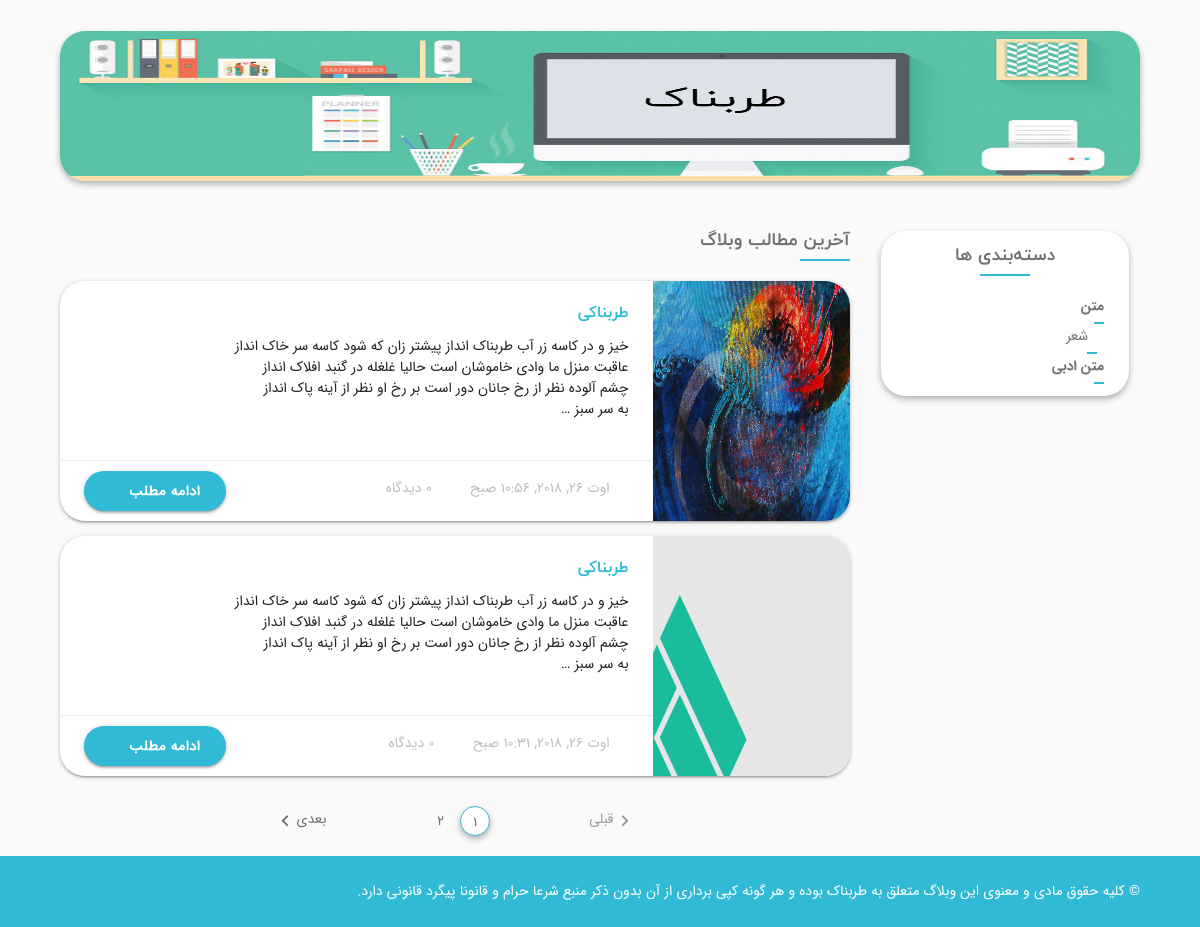
The app's page / (lower part), older data.
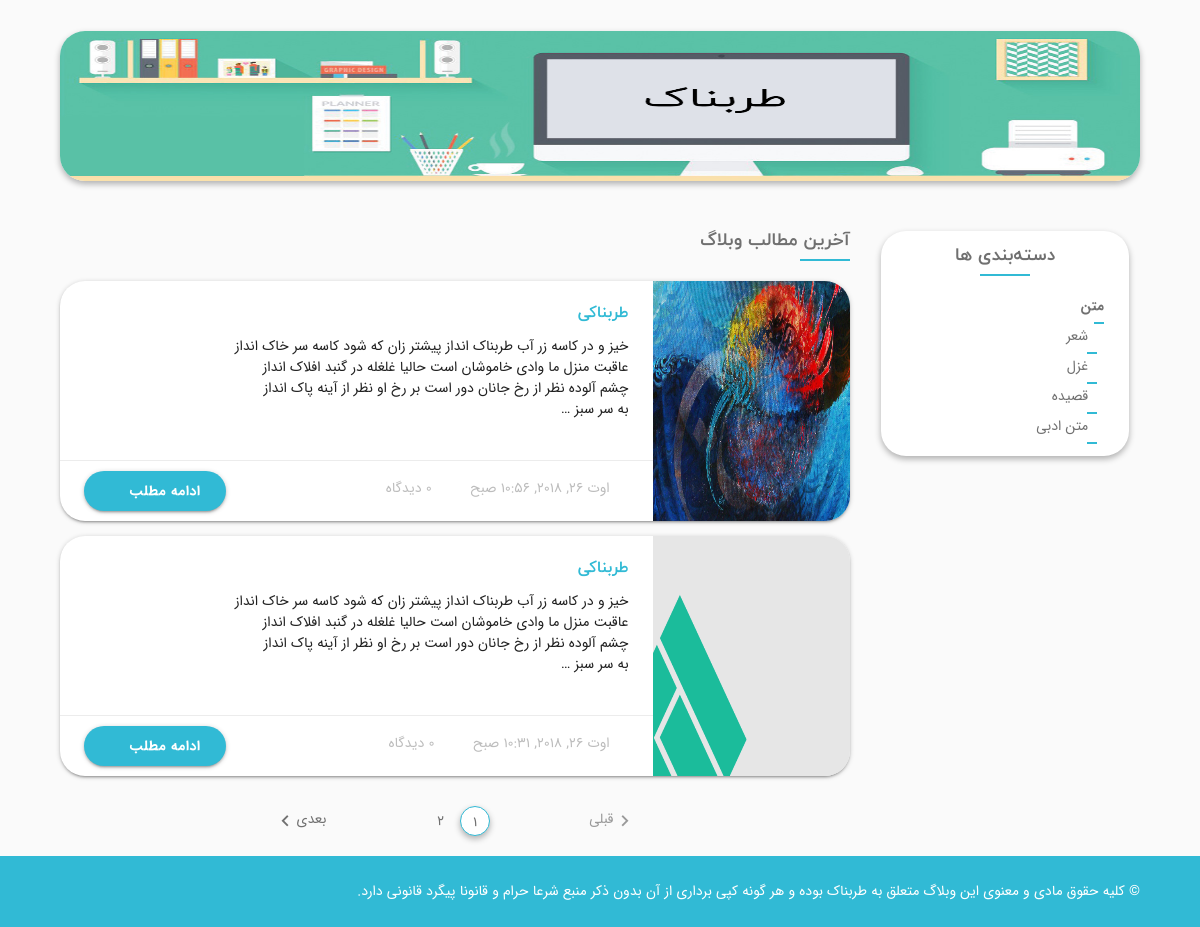
The same page, newer data.
### blog/models.py (models this page shows, shortened)
class Post(models.Model):
    stsChoice = (
        ('P', 'منتشر شده'),
        ('D', 'پیشنویس'),
    )
    Title = models.CharField(max_length=200,
                             verbose_name='عنوان پست')
    Slug = models.SlugField(unique_for_date="PublishTime",
                            verbose_name='نشانک پست')
    Body = models.TextField(verbose_name='متن پست')
    Author = models.ForeignKey(User,
                               on_delete=models.CASCADE,
                               related_name='Posts',
                               verbose_name='نویسنده پست',
                               null=True)
    PublishTime = models.DateTimeField(verbose_name='تاریخ انتشار')
    CreateTime = models.DateTimeField(auto_now_add=True)
    LastEditTime = models.DateTimeField(auto_now=True)
    Status = models.CharField(max_length=1,
                              choices=stsChoice,
                              verbose_name='وضعیت انتشار',
                              default='d')
    Tags = TaggableManager(verbose_name='برچسب های پست',
                           help_text='تگ ها را با علامت کاما جدا کنید.',
                           blank=True)
    Image = models.ImageField(verbose_name='تصویر پست',
                              upload_to=post_photo_path,
                              null=True,
                              blank=True)
    Categories = models.ManyToManyField(Category,
                                        related_name='POSTS',
                                        blank=True,
                                        verbose_name='دسته ها')
    class Meta:
        verbose_name = "پست"
        verbose_name_plural = 'پست ها'
        ordering = ['-PublishTime']

class Category(models.Model):
    Name = models.CharField(max_length=200,
                            verbose_name="نام دسته")
    Slug = models.SlugField(max_length=200,
                            unique=True,
                            verbose_name='نشانک دسته')
    Parent = models.ForeignKey('self',
                               related_name='CHILDS',
                               on_delete=models.CASCADE,
                               null=True,
                               blank=True,
                               verbose_name='دسته والد')
    class Meta:
        verbose_name = "دسته"
        verbose_name_plural = 'دسته ها'
        ordering = ['Name','id']

### blog/views.py (the view)
class BlogPostClassView(ListView):
    model = Post
    queryset = Post.objects.filter(Status='P')
    template_name = "blog/BlogIndex.html"
    paginate_by = 2
    context_object_name = 'Posts'

### blog/templatetags/categories.py (called while the page is built)
@register.simple_tag()
def leaf_cat_list():
    return Category.objects.filter(Parent__isnull=True)

### templates/blog/BlogIndex.html (shortened to what this page needs)
{% extends 'base.html' %}
{% load jformat %}
{% load static %}
{% load categories %}
{% block content %}
	<main>
		<div class="container">
			<div class="clearfix space"></div>
			<div class="advBox">
				<img src="{% static "img/advertise.png" %}" alt="advertise" class="responsive-img">
			</div>
		</div>
		<div class="space"></div>
		<div class="container">
			<div class="row">
				<div class="col s12 m9 content">
					<div class="title-content mg-b-30">
						<h3 class="iryekan mg-t-0">آخرین مطالب وبلاگ</h3>
					</div>
					{% include 'blog/includes/PostOverview.html' %}
					{% if is_paginated %}
						{% include 'blog/includes/Paginator.html' %}
					{% endif %}
				</div>
			{% include 'blog/includes/sidebar.html' %}
			</div>
		</div>
	</main>
{% endblock %}

### templates/base.html (shortened to what this page needs)
{% load static %}
<!doctype html>
<html lang="en">
<head>
	<link rel="stylesheet" href="{% static "css/tarabnak.css" %}" media="screen, projection">
</head>
<body>
{% block content %}
{% endblock %}
<footer class="pd-t-25 pd-b-25">
	<div class="container">
		<div class="row mg-b-0">
			<p class="right footer-copyright">
				&copy;
				کلیه حقوق مادی و معنوی این وبلاگ متعلق به طربناک بوده و هر گونه کپی برداری از آن بدون ذکر منبع شرعا حرام و قانونا پیگرد قانونی دارد.
			</p>
		</div>
	</div>
</footer>
</body>
</html>

### templates/blog/includes/PostOverview.html (shortened to what this page needs)
{% load jformat %}
{% load static %}
{% for post in Posts %}
	<div class="postBox card horizontal hoverable">
		<div class="card-image postImg">
			{% if post.Image %}
				<img src="{{ post.Image.url }}" alt="{{ post.Title }}">
			{% endif %}
			{% if not post.Image %}
				<img src="{% static "img/97800.jpg" %}" alt="{{ post.Title }}">
			{% endif %}
		</div>
		<div class="card-stacked">
			<div class="card-content">
				<a href="{% url 'blog:post' post.PublishTime.year post.PublishTime.month post.PublishTime.day post.Slug %}">
					<h4 class="iryekan mg-t-0">{{ post.Title }}</h4>
				</a>
				<div class="postBody">
					<p>{{ post.Body|truncatewords:50|safe }}</p>
				</div>
			</div>
			<div class="card-action">
					<span class="meta-data right-align">
					<i class="do0k-calendar9 right mg-l-5"></i>{{ post.PublishTime|jformat:"%A %d %B %Y" }}
						</span>
				<span class="meta-data right-align">
					<i class="do0k-comments2 right mg-l-5"></i>					{{ post.COMMENTS.count }}     دیدگاه
				</span>
				<a href="{% url 'blog:post' post.PublishTime.year post.PublishTime.month post.PublishTime.day post.Slug %}" class="btn waves-effect btn-more left waves-light hoverable">
					ادامه مطلب
					<i class="do0k-circle-left"></i>
				</a>
			</div>
		</div>
	</div>
{% endfor %}

### templates/blog/includes/Paginator.html (shortened to what this page needs)
<ul class="pagination center mg-t-30">
	{% if page_obj.has_previous %}
	<li class="last-page page-nav mg-l-80"><a href="?page={{ page_obj.previous_page_number }}"> <i class="material-icons">chevron_right</i> <span>قبلی</span></a></li>
	{% else %}
	<li class="disabled last-page page-nav mg-l-80"><a href="#!"><i class="material-icons">chevron_right</i><span>قبلی</span></a></li>
	{% endif %}
	{% for i in paginator.page_range %}
		{% if page_obj.number == i %}
			<li class="active"><a href="#!">{{ i }}</a></li>
		{% else %}
			<li class="waves-effect"><a href="?page={{ i }}">{{ i }}</a></li>
		{% endif %}
	{% endfor %}
	{% if page_obj.has_next %}
		<li class="next-page page-nav mg-r-80"><a href="?page={{ page_obj.next_page_number }}"><span>بعدی</span><i class="material-icons">chevron_left</i></a></li>
	{% else %}
		<li class="disabled next-page page-nav mg-r-80"><a href="#!">بعدی<i class="material-icons">chevron_left</i></a></li>
	{% endif %}
</ul>

### templates/blog/includes/sidebar.html
{% load categories %}
{% leaf_cat_list as cats%}
<div class="col s12 m3 sidebar">
	<div class="widgetbox pd-b-25">
		<div class="title-widget">
			<h4 class="mg-t-0 center-align iryekan">دسته‌بندی ها</h4>
		</div>
		<div class="widget-body">
			<ul class="widget-list">
                {% for cat in cats %}
				<li class="widget-list-item">
					<a href="{% url 'blog:categories' cat.Slug %}">{{ cat.Name }}</a>
					<ul class="widget-list list-nested">
						<li class="widget-list-item">
                            {% for sub in cat.CHILDS.all %}
							<a href="{% url 'blog:categories' sub.Slug %}">{{ sub.Name }}</a>
                            {% for subsub in sub.CHILDS.all%}
                            <ul class="widget-list list-nested">
								<li class="widget-list-item">
									<a href="{% url 'blog:categories' subsub.Slug %}">{{ subsub.Name }}</a>
								</li>
                            {% endfor %}
							</ul>
                            {% endfor %}
						</li>
					</ul>
				</li>
                {% endfor %}
			</ul>
		</div>
	</div>
</div>

Row changes from the older to the newer data that the page shows:
added Category: Name "غزل", shown under "شعر"
added Category: Name "قصیده", shown under "شعر"
